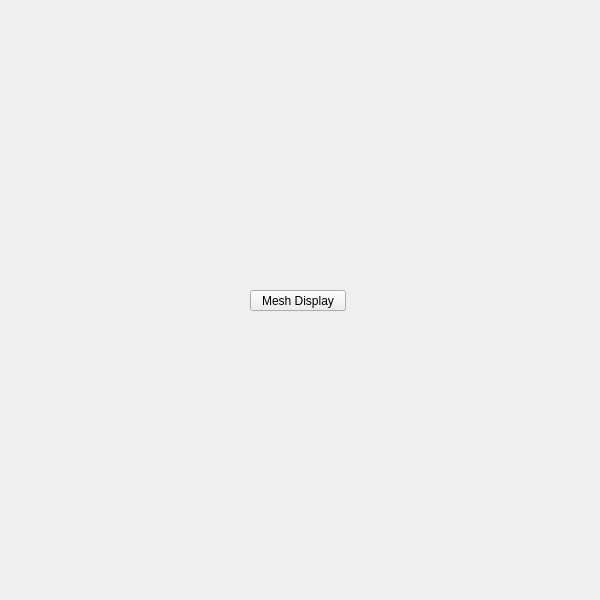
<?xml version="1.0" encoding="UTF-8"?>
<ui version="4.0">
 <class>QtUi</class>
 <widget class="QMainWindow" name="QtUi">
  <property name="enabled">
   <bool>true</bool>
  </property>
  <property name="geometry">
   <rect>
    <x>0</x>
    <y>0</y>
    <width>600</width>
    <height>600</height>
   </rect>
  </property>
  <property name="sizePolicy">
   <sizepolicy hsizetype="Ignored" vsizetype="Ignored">
    <horstretch>0</horstretch>
    <verstretch>0</verstretch>
   </sizepolicy>
  </property>
  <property name="minimumSize">
   <size>
    <width>0</width>
    <height>0</height>
   </size>
  </property>
  <property name="maximumSize">
   <size>
    <width>600</width>
    <height>600</height>
   </size>
  </property>
  <property name="cursor">
   <cursorShape>ArrowCursor</cursorShape>
  </property>
  <property name="toolButtonStyle">
   <enum>Qt::ToolButtonIconOnly</enum>
  </property>
  <property name="tabShape">
   <enum>QTabWidget::Triangular</enum>
  </property>
  <property name="dockNestingEnabled">
   <bool>true</bool>
  </property>
  <property name="dockOptions">
   <set>QMainWindow::AllowNestedDocks|QMainWindow::AllowTabbedDocks|QMainWindow::AnimatedDocks|QMainWindow::ForceTabbedDocks</set>
  </property>
  <widget class="QWidget" name="widget">
   <property name="sizePolicy">
    <sizepolicy hsizetype="Ignored" vsizetype="Ignored">
     <horstretch>0</horstretch>
     <verstretch>0</verstretch>
    </sizepolicy>
   </property>
   <widget class="QPushButton" name="i044">
    <property name="geometry">
     <rect>
      <x>250</x>
      <y>290</y>
      <width>96</width>
      <height>21</height>
     </rect>
    </property>
    <property name="minimumSize">
     <size>
      <width>0</width>
      <height>21</height>
     </size>
    </property>
    <property name="maximumSize">
     <size>
      <width>999</width>
      <height>21</height>
     </size>
    </property>
    <property name="accessibleName">
     <string>mesh_display</string>
    </property>
    <property name="text">
     <string>Mesh Display</string>
    </property>
   </widget>
  </widget>
 </widget>
 <resources/>
 <connections/>
 <designerdata>
  <property name="gridDeltaX">
   <number>5</number>
  </property>
  <property name="gridDeltaY">
   <number>10</number>
  </property>
  <property name="gridSnapX">
   <bool>true</bool>
  </property>
  <property name="gridSnapY">
   <bool>true</bool>
  </property>
  <property name="gridVisible">
   <bool>true</bool>
  </property>
 </designerdata>
</ui>
